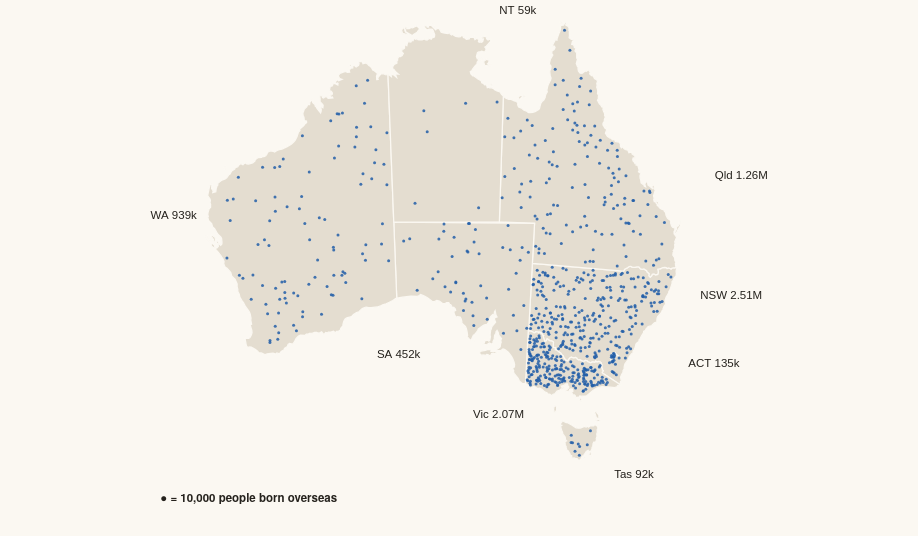

This figure's Vega-Lite source:
### Vega-Lite specification from a JSON file in a GitHub repository (floating-point values rounded to 4 significant figures; data arrays with more than 128 entries replaced by an {"elided": "..."} marker saying what was removed)
{"$schema": "https://vega.github.io/schema/vega-lite/v5.json", "width": 900, "height": 520, "autosize": {"type": "pad"}, "config": {"background": null, "font": "IBM Plex Sans, Helvetica Neue, Arial, sans-serif", "padding": 4, "view": {"stroke": null}, "axis": {"labelColor": "#675f54", "titleColor": "#675f54", "gridColor": "#d8cfbf", "domainColor": "#d8cfbf", "tickColor": "#d8cfbf", "labelFont": "IBM Plex Sans, Helvetica Neue, Arial, sans-serif", "labelFontSize": 11, "titleFont": "IBM Plex Sans, Helvetica Neue, Arial, sans-serif", "titleFontWeight": 500, "titleFontSize": 11.5}, "legend": {"labelColor": "#675f54", "titleColor": "#25221d", "labelFont": "IBM Plex Sans, Helvetica Neue, Arial, sans-serif", "titleFont": "IBM Plex Sans, Helvetica Neue, Arial, sans-serif", "titleFontWeight": 600, "labelFontSize": 12, "titleFontSize": 12, "symbolStrokeColor": "#fbf8f2"}, "text": {"color": "#25221d", "font": "IBM Plex Sans, Helvetica Neue, Arial, sans-serif"}, "tooltipFormat": {"numberFormat": ",.0f"}}, "projection": {"type": "conicEqualArea", "parallels": [-18, -36], "rotate": [-134, 0]}, "params": [{"name": "per", "value": 10000, "bind": {"input": "radio", "options": [10000, 20000, 50000], "labels": ["10,000", "20,000", "50,000"], "name": "One dot = "}}, {"name": "hl", "value": "", "bind": {"input": "select", "options": ["", "Western Australia", "Victoria", "New South Wales", "Australian Capital Territory", "South Australia", "Queensland", "Northern Territory", "Tasmania"], "labels": ["All states", "Western Australia", "Victoria", "New South Wales", "Australian Capital Territory", "South Australia", "Queensland", "Northern Territory", "Tasmania"], "name": "Highlight a state "}}], "layer": [{"data": {"values": {"type": "Topology", "arcs": {"elided": "106 rows, 2810 int values in total"}, "transform": {"scale": [0.002035, 0.001652], "translate": [112.9, -43.63]}, "objects": {"states": {"type": "GeometryCollection", "geometries": [{"arcs": [[0, 1, 2, 3, 4, 5, 6, 7, 8, 9, 10, 11, 12, 13, 14, 15, 16, 17, 18, 19, 20, 21, 22, 23, 24, 25, 26, 27, 28, 29, 30, 31, 32, 33, 34, 35, 36, 37, 38, 39, 40, 41, 42, 43, 44, 45], [46]], "type": "Polygon", "properties": {"STATE_CODE": "1", "STATE_NAME": "New South Wales"}, "id": 0}, {"arcs": [[47, 48, 49, -38, 50, -36, 51, -34, 52, -32, 53, -30, 54, -28, 55, -26, 56, 57, -23, 58, -21, 59, 60, 61, -17, 62, -15, 63, -13, 64, -11, 65, -9, 66, -7, 67, -5, 68, 69, 70, -1, 71]], "type": "Polygon", "properties": {"STATE_CODE": "2", "STATE_NAME": "Victoria"}, "id": 1}, {"arcs": [[[-45, 72, -43, 73, -41, 74, 75, 76, 77]], [[78]], [[79]], [[80]], [[81]], [[82]]], "type": "MultiPolygon", "properties": {"STATE_CODE": "3", "STATE_NAME": "Queensland"}, "id": 2}, {"arcs": [[[83, 84, -48, 85]], [[86]]], "type": "MultiPolygon", "properties": {"STATE_CODE": "4", "STATE_NAME": "South Australia"}, "id": 3}, {"arcs": [[[87, 88]], [[89]], [[90]], [[91]]], "type": "MultiPolygon", "properties": {"STATE_CODE": "5", "STATE_NAME": "Western Australia"}, "id": 4}, {"arcs": [[[92]], [[93]], [[94]], [[95]], [[96]], [[97]]], "type": "MultiPolygon", "properties": {"STATE_CODE": "6", "STATE_NAME": "Tasmania"}, "id": 5}, {"arcs": [[[-77, 98, 99]], [[100]], [[101]], [[102]], [[103]], [[104]], [[105]]], "type": "MultiPolygon", "properties": {"STATE_CODE": "7", "STATE_NAME": "Northern Territory"}, "id": 6}, {"arcs": [[-47]], "type": "Polygon", "properties": {"STATE_CODE": "8", "STATE_NAME": "Australian Capital Territory"}, "id": 7}]}}}, "format": {"type": "topojson", "feature": "states"}}, "mark": {"type": "geoshape", "fill": "#e4ddd0", "stroke": "#fbf8f2", "strokeWidth": 1.25, "cursor": "pointer"}, "transform": [{"lookup": "properties.STATE_NAME", "from": {"data": {"values": [{"s_name": "Western Australia", "s_share": 34.1, "s_growth": 5.5, "s_os": 938900, "s_pop": 2749370, "s_top": "England", "s_topn": 211730}, {"s_name": "Victoria", "s_share": 31.7, "s_growth": 7.2, "s_os": 2072570, "s_pop": 6547820, "s_top": "India", "s_topn": 272250}, {"s_name": "New South Wales", "s_share": 31, "s_growth": 6.2, "s_os": 2510260, "s_pop": 8097060, "s_top": "China", "s_topn": 261330}, {"s_name": "Australian Capital Territory", "s_share": 29.8, "s_growth": 6.9, "s_os": 134900, "s_pop": 452510, "s_top": "India", "s_topn": 17510}, {"s_name": "South Australia", "s_share": 25.1, "s_growth": 3.9, "s_os": 452410, "s_pop": 1802600, "s_top": "England", "s_topn": 98770}, {"s_name": "Queensland", "s_share": 24.2, "s_growth": 6.2, "s_os": 1263640, "s_pop": 5215810, "s_top": "New Zealand", "s_topn": 229920}, {"s_name": "Northern Territory", "s_share": 23.9, "s_growth": 7.8, "s_os": 59240, "s_pop": 248150, "s_top": "Philippines", "s_topn": 7320}, {"s_name": "Tasmania", "s_share": 16.3, "s_growth": 5.5, "s_os": 92320, "s_pop": 567240, "s_top": "England", "s_topn": 20420}]}, "key": "s_name", "fields": ["s_name", "s_share", "s_growth", "s_os", "s_pop", "s_top", "s_topn"]}}], "params": [{"name": "hov14", "select": {"type": "point", "fields": ["s_name"], "on": "pointerover", "clear": "pointerout"}}], "encoding": {"stroke": {"condition": {"param": "hov14", "empty": false, "value": "#111111"}, "value": "#fbf8f2"}, "strokeWidth": {"condition": {"param": "hov14", "empty": false, "value": 2.5}, "value": 1.25}, "tooltip": [{"field": "s_name", "title": "State / territory"}, {"field": "s_share", "title": "Born overseas, 2021 (%)", "format": ".1f"}, {"field": "s_os", "title": "Overseas-born residents", "format": ","}, {"field": "s_pop", "title": "Total population, 2021", "format": ","}, {"field": "s_top", "title": "Largest overseas birthplace"}, {"field": "s_topn", "title": "Residents born there", "format": ","}, {"field": "s_growth", "title": "Change in share since 2001 (pts)", "format": "+.1f"}]}}, {"data": {"values": {"elided": "751 records"}}, "transform": [{"filter": "datum.i % (per / 10000) == 0"}], "mark": {"type": "circle", "size": 9}, "encoding": {"longitude": {"field": "lon", "type": "quantitative"}, "latitude": {"field": "lat", "type": "quantitative"}, "color": {"value": "#225ea8"}, "opacity": {"condition": {"test": "hl == '' || datum.name == hl", "value": 0.85}, "value": 0.12}}}, {"data": {"values": [{"abbr": "WA", "tot": 938900, "x": 112.5, "y": -24, "side": "l", "l": "WA 939k"}, {"abbr": "Vic", "tot": 2072570, "x": 141, "y": -40.5, "side": "l", "l": "Vic 2.07M"}, {"abbr": "NSW", "tot": 2510260, "x": 156, "y": -30, "side": "r", "l": "NSW 2.51M"}, {"abbr": "ACT", "tot": 134900, "x": 156, "y": -35.2, "side": "r", "l": "ACT 135k"}, {"abbr": "SA", "tot": 452410, "x": 131, "y": -36, "side": "l", "l": "SA 452k"}, {"abbr": "Qld", "tot": 1263640, "x": 155.5, "y": -21, "side": "r", "l": "Qld 1.26M"}, {"abbr": "NT", "tot": 59240, "x": 137.5, "y": -10, "side": "r", "l": "NT 59k"}, {"abbr": "Tas", "tot": 92320, "x": 150.5, "y": -44.5, "side": "r", "l": "Tas 92k"}]}, "transform": [{"filter": "datum.side == 'r'"}], "mark": {"type": "text", "align": "left", "fontSize": 11.5, "font": "IBM Plex Sans Condensed, Arial Narrow, sans-serif", "fontWeight": 500, "baseline": "middle"}, "encoding": {"longitude": {"field": "x", "type": "quantitative"}, "latitude": {"field": "y", "type": "quantitative"}, "text": {"field": "l"}, "color": {"value": "#25221d"}}}, {"data": {"values": [{"abbr": "WA", "tot": 938900, "x": 112.5, "y": -24, "side": "l", "l": "WA 939k"}, {"abbr": "Vic", "tot": 2072570, "x": 141, "y": -40.5, "side": "l", "l": "Vic 2.07M"}, {"abbr": "NSW", "tot": 2510260, "x": 156, "y": -30, "side": "r", "l": "NSW 2.51M"}, {"abbr": "ACT", "tot": 134900, "x": 156, "y": -35.2, "side": "r", "l": "ACT 135k"}, {"abbr": "SA", "tot": 452410, "x": 131, "y": -36, "side": "l", "l": "SA 452k"}, {"abbr": "Qld", "tot": 1263640, "x": 155.5, "y": -21, "side": "r", "l": "Qld 1.26M"}, {"abbr": "NT", "tot": 59240, "x": 137.5, "y": -10, "side": "r", "l": "NT 59k"}, {"abbr": "Tas", "tot": 92320, "x": 150.5, "y": -44.5, "side": "r", "l": "Tas 92k"}]}, "transform": [{"filter": "datum.side == 'l'"}], "mark": {"type": "text", "align": "right", "fontSize": 11.5, "font": "IBM Plex Sans Condensed, Arial Narrow, sans-serif", "fontWeight": 500, "baseline": "middle"}, "encoding": {"longitude": {"field": "x", "type": "quantitative"}, "latitude": {"field": "y", "type": "quantitative"}, "text": {"field": "l"}, "color": {"value": "#25221d"}}}, {"data": {"values": [{"x": 104, "y": -44.5}]}, "transform": [{"calculate": "'● = ' + format(per, ',') + ' people born overseas'", "as": "l"}], "mark": {"type": "text", "align": "left", "fontSize": 11.5, "font": "IBM Plex Sans, Helvetica Neue, Arial, sans-serif", "fontWeight": 600}, "encoding": {"longitude": {"field": "x", "type": "quantitative"}, "latitude": {"field": "y", "type": "quantitative"}, "text": {"field": "l"}, "color": {"value": "#25221d"}}}, {"data": {"values": [{"type": "Feature", "properties": {}, "geometry": {"type": "MultiPoint", "coordinates": [[101, -8], [168, -8], [168, -46], [101, -46]]}}]}, "mark": {"type": "geoshape", "opacity": 0, "filled": false, "strokeOpacity": 0}}], "background": "#fbf8f2"}
